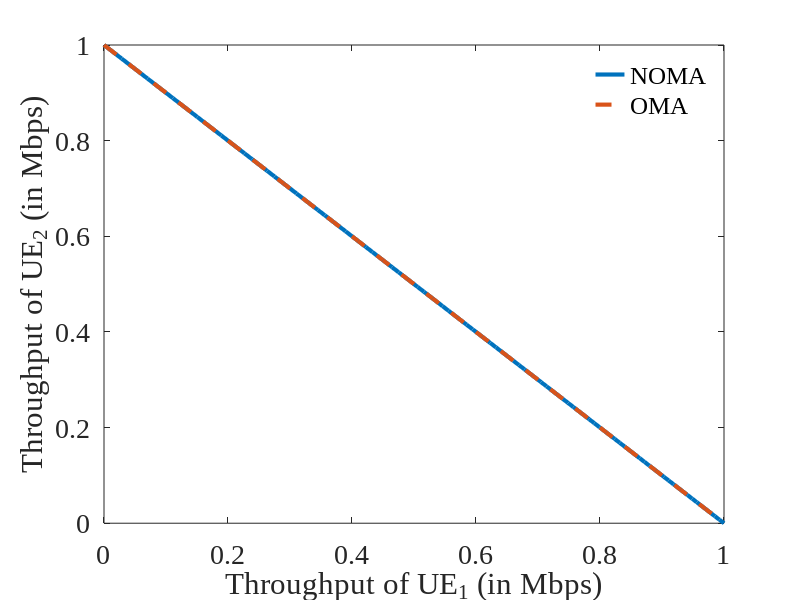
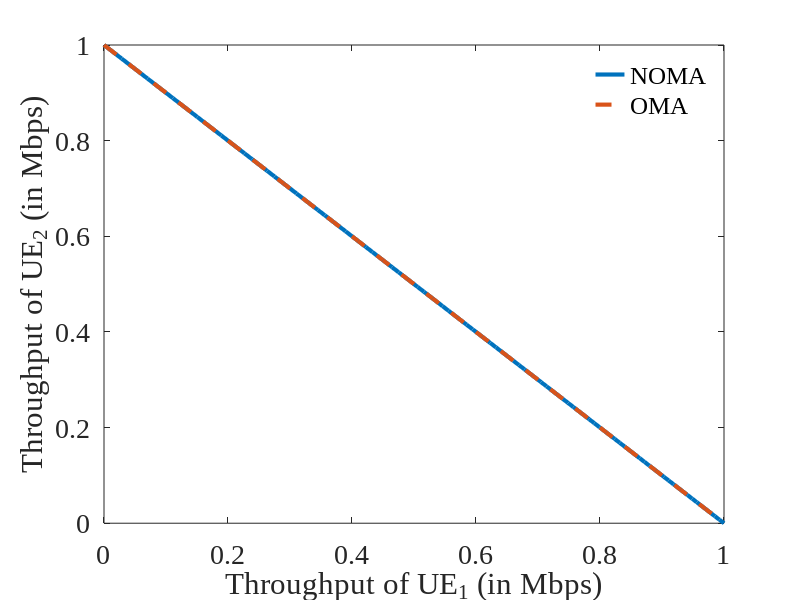
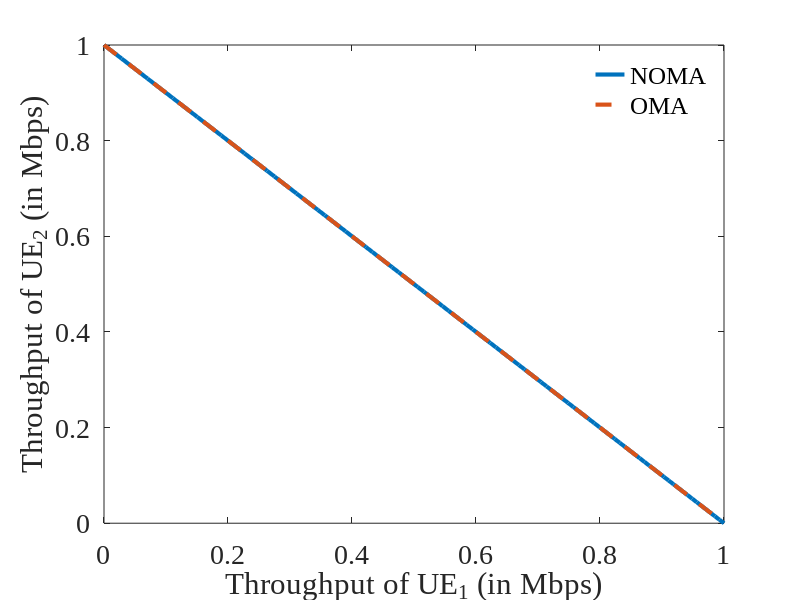

Write MATLAB code to recreate these figures, in order.
% Parameters
P_total = 1; % Total power for simplicity
B_total = 1; % Total bandwidth in MHz normalized
N0 = 1; % Noise power spectral density normalized
L = 20; % Number of RIS elements

% Simple channel. Channel 1, h1, 20 times greater than h2
h1 = 1;
h2 = 1;

% NOMA Power Allocation
p1 = 0:0.01:1; % Power allocated to UE1 for NOMA
p2 = 1-p1; % Power allocated to UE2 for NOMA
R_NOMA_UE1 = zeros(1, length(p1));
R_NOMA_UE2 = zeros(1, length(p1));

for i = 1:length(p1)
    % Calculate NOMA Rates with SIC for the stronger user (UE1)
    R_NOMA_UE1(i) = B_total * log2(1 + (p1(i) * P_total * norm(h1).^2) / N0);
    R_NOMA_UE2(i) = B_total * log2(1 + (p2(i) * P_total * norm(h2).^2) / (N0 + p1(i) * P_total * norm(h2).^2));
end

% OMA - Equal Bandwidth Partitioning and Power Allocation
alpha = 0:0.01:1; % Bandwidth partitioning factor for OMA
R_OMA_UE1 = zeros(1, length(alpha));
R_OMA_UE2 = zeros(1, length(alpha));

for i = 1:length(alpha)
    % Calculate OMA Rates
    R_OMA_UE1(i) = B_total * alpha(i) * log2(1 + (P_total * norm(h1).^2) / N0);
    R_OMA_UE2(i) = B_total * (1-alpha(i)) * log2(1 + (P_total * norm(h2).^2) / N0);
end

% Plot simulation results
savefig = 1;
root_save = 'C:\Program Files\UFRJ\TCC\images\';
linewidth  = 3;
markersize = 10;
fontname   = 'Times New Roman';
fontsize   = 20;

legend_alg = {'NOMA', 'OMA'};
location_2 = 'northeast';

colours = [0.0000 0.4470 0.7410;
           0.8500 0.3250 0.0980];

figure;

set(gcf,'position',[0 0 800 600]);

plot(R_NOMA_UE1, R_NOMA_UE2, '-','color',colours(1,:),'linewidth',linewidth);
hold on;
plot(R_OMA_UE1, R_OMA_UE2, '--','color',colours(2,:),'linewidth',linewidth);

xlabel('Throughput of UE_{1} (in Mbps)','fontname',fontname,'fontsize',fontsize);
ylabel('Throughput of UE_{2} (in Mbps)','fontname',fontname,'fontsize',fontsize);

legend(legend_alg,'fontname',fontname,'fontsize',fontsize,'location',location_2);
legend boxoff;
set(gca,'fontname',fontname,'fontsize',fontsize);

if savefig == 1
    saveas(gcf,[root_save 'noma_oma_throughput_comparison_same_channel'], 'fig');
    saveas(gcf,[root_save 'noma_oma_throughput_comparison_same_channel'], 'png');
    saveas(gcf,[root_save 'noma_oma_throughput_comparison_same_channel'], 'epsc2');
end

